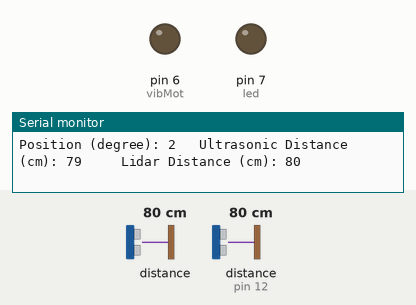
The sketch below on a simulated Arduino Uno, built with avr-gcc and run on an emulated ATmega328P. Shown: output pins drawn as LEDs (lit = HIGH), the last lines printed to the serial monitor. Wiring (inferred from the names in the program): ultrasonic range finder: trigger pin 13; echo pin 12. Dashed ring = blinking. The test bench sets the inputs (shaded band); at power-on: distance to the obstacle 80 cm, distance to the obstacle (sensor on pin 12) 80 cm. The echo pulse lasts 58.3 µs per cm; pins used as bus, display or sensor lines are not drawn.

Above: at 1.3 s.
1.4 s: distance to the obstacle (sensor 0) set to 11 cm
2.9 s: distance to the obstacle (sensor 0) set to 8 cm
At 3.9 s:
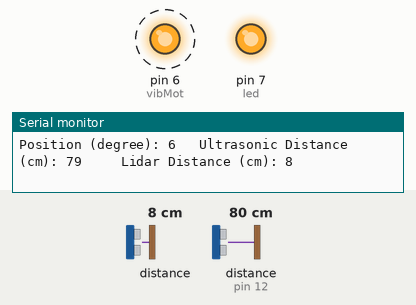
6.0 s: distance to the obstacle (sensor 0) set to 18 cm
At 7.7 s:
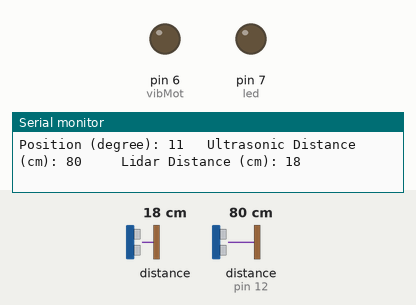
8.0 s: distance to the obstacle (sensor 0) set to 2 cm
At 8.46 s:
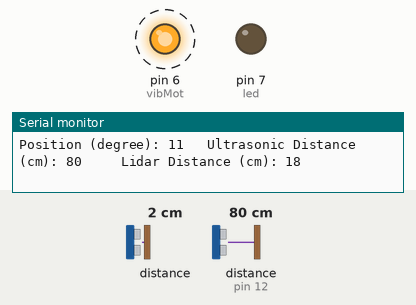
Timing chart, 0 to 12.1 s (numbered marks = the images above; inputs shaded):
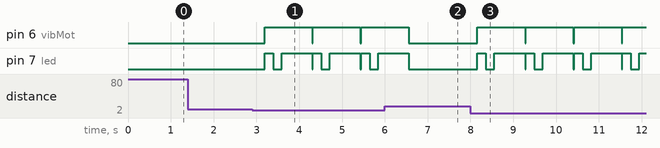

Measured:
- the behaviour switches between 10 and 9 cm on distance to the obstacle (sensor 0) (found by bisection; images 0 and 1)
- after the input at 2.9 s, pin 6 (vibMot): alternates HIGH for 1.1 s and LOW for 0.02 s, starting after 0.29 s; pin 7 (led): LOW → HIGH after 0.29 s, then repeats every 1.1 s: LOW 0.20 s, HIGH 0.71 s, LOW 0.02 s, HIGH 0.20 s
- after the input at 6.0 s, pin 6 (vibMot), pin 7 (led): goes on until 6.6 s, then stays LOW
- after the input at 8.0 s, pin 6 (vibMot): alternates HIGH for 1.1 s and LOW for 0.02 s, starting after 0.16 s; pin 7 (led): LOW → HIGH after 0.16 s, then repeats every 1.1 s: LOW 0.20 s, HIGH 0.71 s, LOW 0.02 s, HIGH 0.20 s

The sketch:

Lidar.ino
```cpp
#include <LIDARLite.h>
#include <Wire.h>
#define trigPin 13
#define echoPin 12
#define led 7
#define vibMot 6

//int ButtonValue = 0;
//int Button = 3;

LIDARLite myLidarLite;


void setup() {
    // Serial output
    Serial.begin(9600);
    //pinMode(Button, INPUT);
    pinMode(trigPin, OUTPUT);
    pinMode(echoPin, INPUT);
    pinMode(led, OUTPUT);
    pinMode(vibMot, OUTPUT);
    Serial.println("< START >");

     myLidarLite.begin(0, true);
     myLidarLite.configure(0);
}


void serialPrintRange(int pos, int dist, int test) {
    Serial.print("Position (degree): ");
    Serial.print(pos);

    Serial.print("\t Ultrasonic Distance (cm): ");
    Serial.print(test);

    Serial.print("\t\t Lidar Distance (cm): ");
    Serial.println(dist);
}

int calcUltraDist(int dura) {
  int calcUltraVal = 0;
  dura = pulseIn(echoPin, HIGH);
  calcUltraVal = (dura / 2) / 29.1;
  return calcUltraVal;
}

void loop() {
    //ButtonValue = digitalRead(Button);

        long duration, distanceUltra = 0;
        int count = 0;      // Counter
        int distLidar = 0; // Distance measured

        for (count = 0; count <= 180; count += 1) {

            digitalWrite(led, LOW);
            digitalWrite(vibMot, LOW);
            distLidar = myLidarLite.distance();
            digitalWrite(trigPin, LOW);
            delayMicroseconds(5);
            digitalWrite(trigPin, HIGH);
            delayMicroseconds(10);
            digitalWrite(trigPin, LOW);
            pinMode(echoPin, INPUT);
            distanceUltra =  calcUltraDist(duration);


            if (distLidar < 10 || distanceUltra < 10) { // Checking the distance, change the value if required

                digitalWrite(vibMot, HIGH);
                digitalWrite(led, HIGH);
                delay(200);
                digitalWrite(led, LOW);
                delay(200);
                digitalWrite(led, HIGH);
                delay(200);
                digitalWrite(led, HIGH);
            }
            else {

                digitalWrite(led, LOW);
                digitalWrite(vibMot, LOW);
            }

            serialPrintRange(count, distLidar, distanceUltra);
            delay(500);
        }


   }
```
